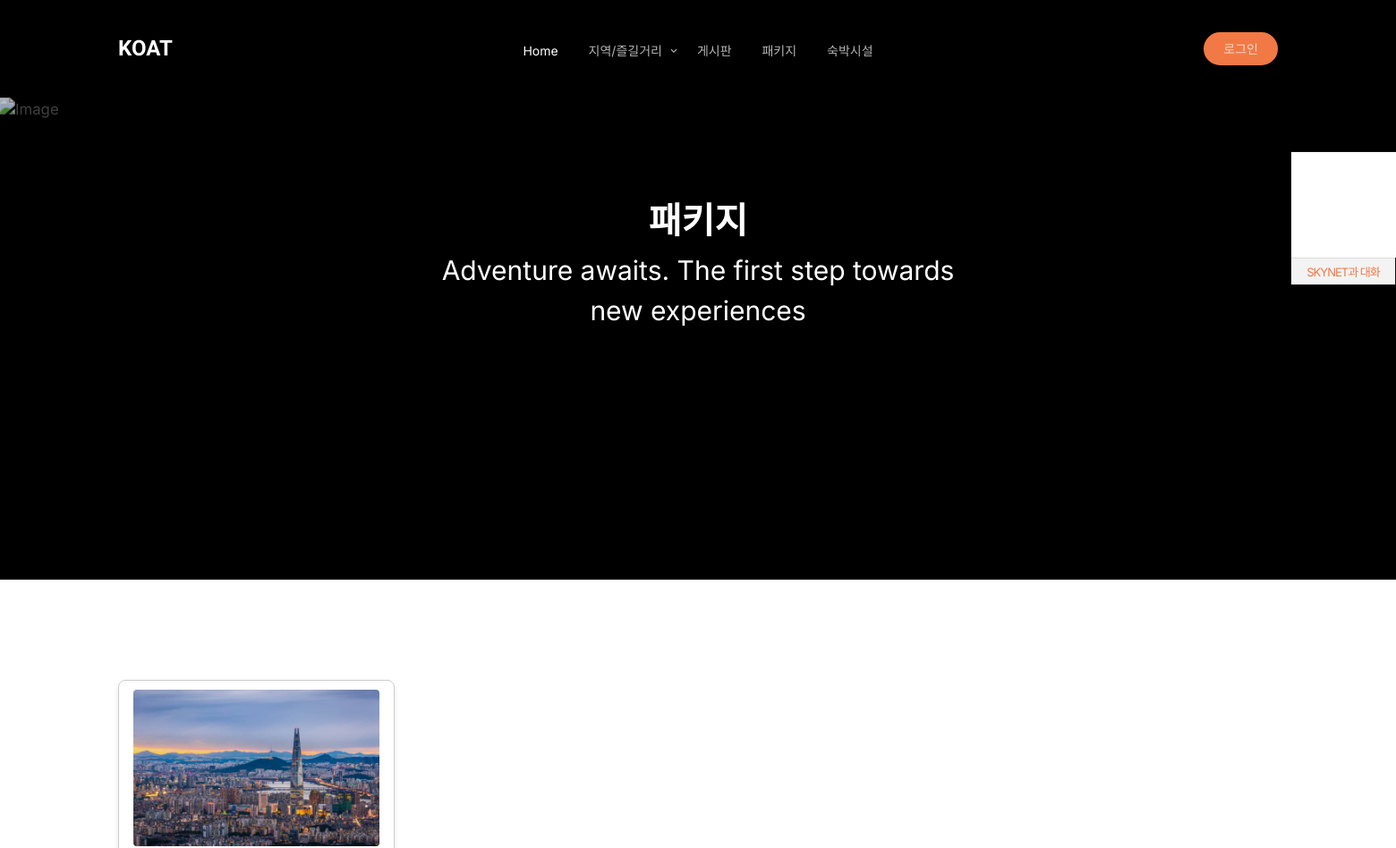
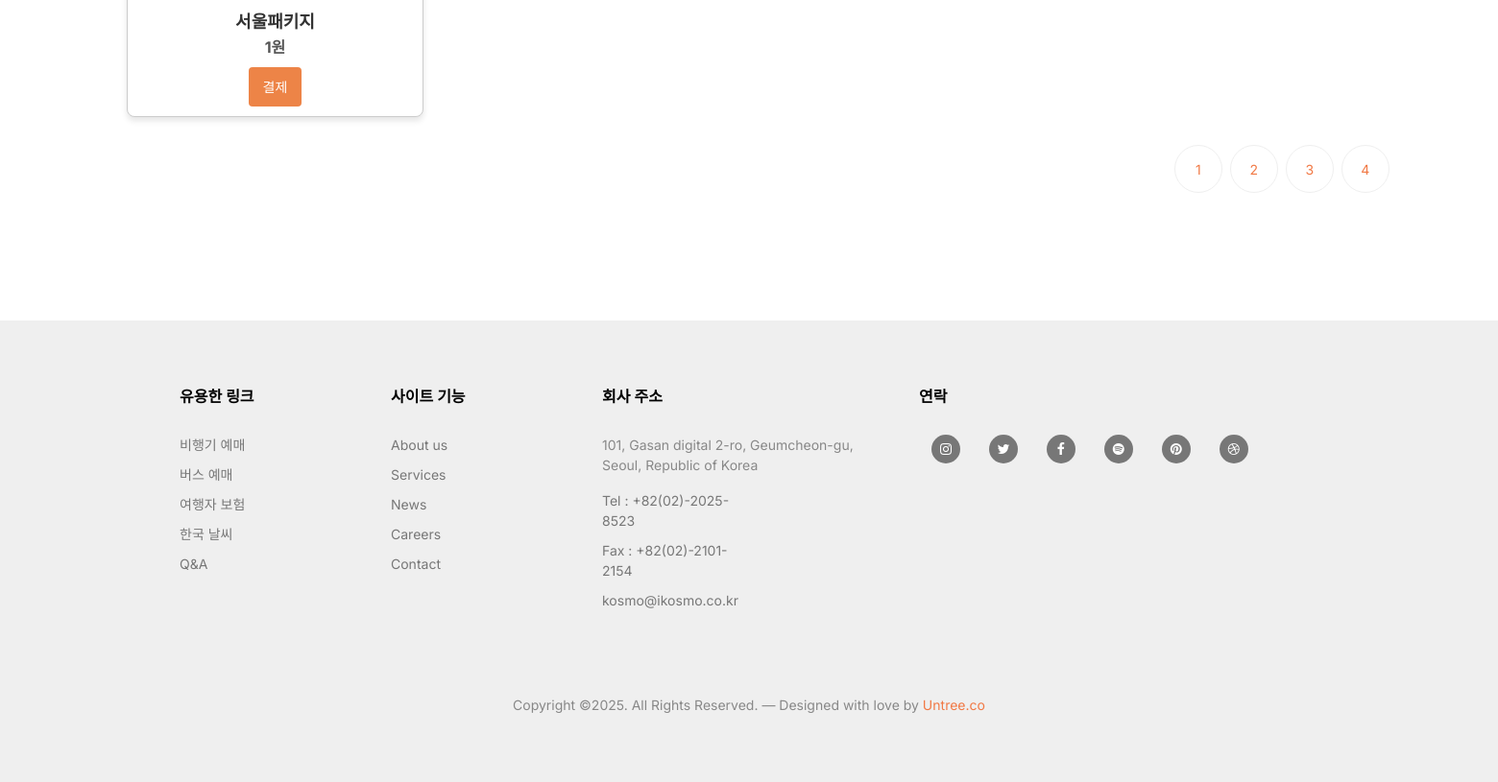
/package/plist/, run on the app's committed database (2 pictures, top to bottom).
### package/models.py (models this page shows, shortened)
class Package(models.Model):
  p_no = models.AutoField(primary_key=True)
  p_name = models.CharField(max_length=100)
  p_price = models.IntegerField()
  p_file = models.ImageField(null=True)

### package/views.py (the view)
# urls.py: path('plist/',views.plist,name='plist'),
def plist(request):
    qs = Package.objects.all()
    context = {"plist": qs}
    return render(request, 'plist.html', context)

### package/templates/plist.html (shortened to what this page needs)
{% load static %}
<!doctype html>
<html lang="en">
<head>
	<link rel="stylesheet" href="{% static 'fonts/icomoon/style.css'%}">
	<link rel="stylesheet" href="{% static 'fonts/flaticon/font/flaticon.css'%}">
  <link rel="stylesheet" href="{% static 'css/package.css'%}">
	<link rel="stylesheet" href="{% static 'css/tiny-slider.css'%}">
	<link rel="stylesheet" href="{% static 'css/aos.css'%}">
	<link rel="stylesheet" href="{% static 'css/flatpickr.min.css'%}">
	<link rel="stylesheet" href="{% static 'css/glightbox.min.css'%}">
	<link rel="stylesheet" href="{% static 'css/style.css'%}">
</head>
<body>
	<nav class="site-nav mt-3">
		<div class="container">
			<div class="site-navigation">
				<div class="row">
					<div class="col-6 col-lg-3">
						<a href="/" class="logo m-0 float-start">KOAT</a>
					</div>
					<div class="col-lg-6 d-none d-lg-inline-block text-center nav-center-wrap">
						<ul class="js-clone-nav  text-center site-menu p-0 m-0">
							<li class="active"><a href="/">Home</a></li>
							<li class="has-children">
								<a href="#">지역/즐길거리</a>
							</li>
							<li><a href="/board/blist/">게시판</a></li>
              <li><a href="/package/plist">패키지</a></li>
							<li><a href="/shop/hotels/">숙박시설</a></li>
						</ul>
					</div>
					<div class="col-6 col-lg-3 text-lg-end">
						<ul class="js-clone-nav d-none d-lg-inline-block text-end site-menu ">
							{% if not request.session.session_m_id %}
							<li class="cta-button"><a href="/member/login/">로그인</a></li>
							{% else %}
							<li class="cta-button"><a href="/member/logout/">로그아웃</a></li>
							{% endif %}
						</ul>
					</div>
				</div>
			</div>
		</div>
	</nav>
	<div id="right_fixed">
		<div class="ai_chatting"></div>
		<div class="top"><a href="javascript:void(0);" onclick="openSmallWindow('/chatbot/bot/')">SKYNET과 대화</a></div>
	</div>
  <div class="hero overlay">
		<div class="img-bg rellax">
			<img src="/static/images/package/package_image.webp" alt="Image" class="img-fluid">
		</div>
		<div class="container">
			<div class="row align-items-center justify-content-start">
				<div class="col-lg-6 mx-auto text-center">
					<h1 class="heading" data-aos="fade-up">패키지</h1>
					<p class="mb-4" data-aos="fade-up" style="font-size: 30px;">Adventure awaits. The first step towards new experiences</p>
					<div data-aos="fade-up">
						<a href="https://www.youtube.com/watch?v=5n-e6lOhVq0" class="play-button glightbox3 w-100 text-center" >
						</a>
					</div>
				</div>
			</div>
		</div>
	</div>
  <div class="section">
		<div class="container custom-grid">
			{% if plist %}
				{% for list in plist %}
					<div class="product-card">
						<img src="/static/images/package/{{ list.p_name }}.jpg" alt="{{ list.p_name }}" class="product-image">
						<h3 class="product-title">{{ list.p_name }}</h3>
						{% load humanize %}
						<p class="product-price">{{ list.p_price|intcomma }}원</p>
						<form method="POST" action="{% url 'package:kakao_pay_request' %}">
							<button type="submit" class="payment-button">결제</button>
						</form>
					</div>
				{% endfor %}
			{% endif %}
		</div>
	</div>
	<div class="section" style="margin-top: -200px;">
		<div class="container">
			<div class="row align-items-stretch">
				<ul class="custom-pagination pagination" id="pagination" style="margin-left: 2200px;">
					<li class="page-item" id="page-1"><a class="page-link" href="#" onclick="changePage(1)">1</a></li>
					<li class="page-item" id="page-2"><a class="page-link" href="#" onclick="changePage(2)">2</a></li>
					<li class="page-item" id="page-3"><a class="page-link" href="#" onclick="changePage(3)">3</a></li>
					<li class="page-item" id="page-4"><a class="page-link" href="#" onclick="changePage(4)">4</a></li>
				</ul>
			</div>
		</div>
	</div>
	<div class="site-footer">
		<div class="container">
			<div class="row">
				<div class="col-lg-2 ml-auto">
					<div class="widget">
						<h3>유용한 링크</h3>
						<ul class="list-unstyled float-left links">
							<li><a href="https://www.skyscanner.co.kr/">비행기 예매</a></li>
							<li><a href="https://www.kobus.co.kr/main.do">버스 예매</a></li>
							<li><a href="https://www.mibankins.com/travel/">여행자 보험</a></li>
							<li><a href="https://www.weather.go.kr/w/index.do">한국 날씨</a></li>
							<li><a href="#">Q&A</a></li>
						</ul>
					</div>
				</div>
				<div class="col-lg-2">
					<div class="widget">
						<h3>사이트 기능</h3>
						<ul class="list-unstyled float-left links">
							<li><a href="#">About us</a></li>
							<li><a href="#">Services</a></li>
							<li><a href="#">News</a></li>
							<li><a href="#">Careers</a></li>
							<li><a href="#">Contact</a></li>
						</ul>
					</div>
				</div>
				<div class="col-lg-3">
					<div class="widget">
						<h3>회사 주소</h3>
						<address>	101, Gasan digital 2-ro, Geumcheon-gu, Seoul, Republic of Korea</address>
						<ul class="list-unstyled links mb-4">
							<li><a href="tel://11234567890">Tel : +82(02)-2025-8523</a></li>
							<li><a href="tel://11234567890">Fax : +82(02)-2101-2154</a></li>
							<li><a href="mailto:info@mydomain.com">kosmo@ikosmo.co.kr</a></li>
						</ul>
					</div>
				</div>
				<div class="col-lg-4">
					<div class="widget">
						<h3>연락</h3>
						<ul class="list-unstyled social icoct">
							<li><a href="https://www.instagram.com/kto9suk9suk"><span class="icon-instagram"></span></a></li>
							<li><a href="https://x.com/kor_visitkorea"><span class="icon-twitter"></span></a></li>
							<li><a href="https://www.facebook.com/welcometoKTO"><span class="icon-facebook"></span></a></li>
							<li><a href="https://open.spotify.com/track/1IlMgzxAtjoNUPUmp8Omki?si=3d0feb86bdc54c9b"><span class="icon-spotify"></span></a></li>
							<li><a href="#"><span class="icon-pinterest"></span></a></li>
							<li><a href="#"><span class="icon-dribbble"></span></a></li>
						</ul>
					</div>
			</div>
			<div class="row mt-5">
				<div class="col-12 text-center">
					<p class="mb-0">Copyright &copy;. All Rights Reserved. &mdash; Designed with love by <a href="https://untree.co">Untree.co</a>
					</p>
				</div>
			</div>
		</div>
	</body>
	</html>

### static/css/package.css (style rules this page uses)
.custom-grid { display: grid; grid-template-columns: repeat(4, 1fr); gap: 20px; max-width: 1200px; margin: 0 auto; }
.product-card { display: flex; flex-direction: column; align-items: center; justify-content: space-between; background-color: #fff; border: 1px solid #ccc; border-radius: 8px; padding: 10px; box-shadow: 0 4px 6px rgba(0, 0, 0, 0.1); height: 310px; text-align: center; transition: transform 0.2s ease; }
.product-image { width: 275px; height: 175px; object-fit: cover; border-radius: 4px; }
.product-title { font-size: 18px; font-weight: bold; margin: 10px 0; color: #333; }
.product-price { font-size: 16px; color: #555; margin: 5px 0; font-weight: 700; margin-top: -10px; }
.payment-button { background-color: #ed8447; color: #fff; border: none; border-radius: 4px; padding: 10px 15px; cursor: pointer; font-size: 14px; transition: background-color 0.3s ease; }

### data on the page
Package: p_name (picture), p_name "서울패키지", p_price "1"
